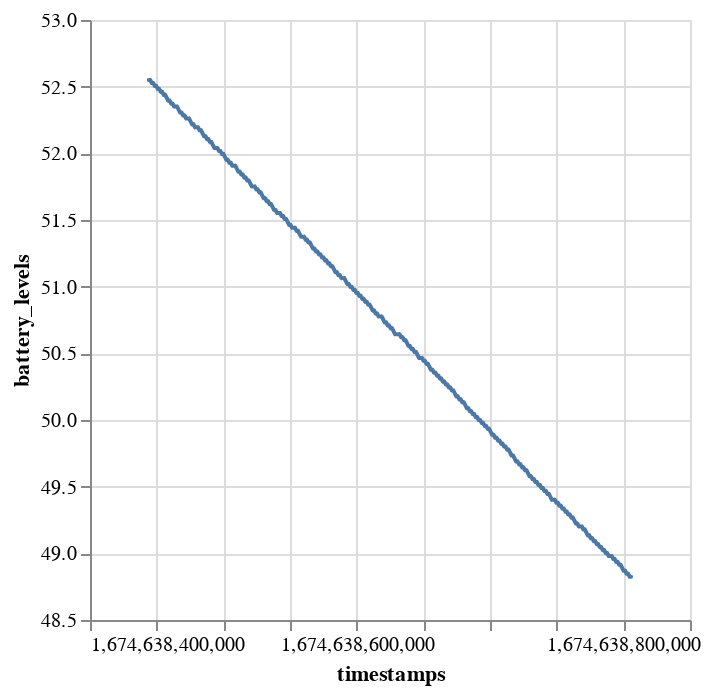

The notebook cell saved with this chart:
### Code cell
DeepnoteChart(df_2, """{"layer":[{"mark":{"clip":true,"type":"trail","color":"#4c78a8","tooltip":true},"encoding":{"x":{"sort":null,"type":"quantitative","field":"timestamps","scale":{"type":"linear","zero":false}},"y":{"sort":null,"type":"quantitative","field":"battery_levels","scale":{"type":"linear","zero":false}}}}],"title":"","config":{"legend":{}},"$schema":"https://vega.github.io/schema/vega-lite/v5.json","encoding":{}}""")

### Figure 1 — Vega-Lite specification as saved in the notebook (floating-point values rounded to 4 significant figures; data arrays with more than 128 entries replaced by an {"elided": "..."} marker saying what was removed)
{"$schema": "https://vega.github.io/schema/vega-lite/v5.json", "encoding": {}, "layer": [{"mark": {"type": "trail", "tooltip": true, "color": "#4c78a8", "clip": true}, "encoding": {"x": {"field": "timestamps", "type": "quantitative", "sort": null, "scale": {"zero": false, "type": "linear"}}, "y": {"field": "battery_levels", "type": "quantitative", "sort": null, "scale": {"zero": false, "type": "linear"}}}}], "title": "", "config": {"legend": {}}, "data": {"values": {"elided": "324 records"}}}
